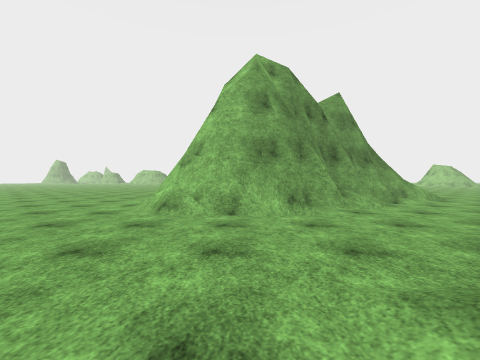
view 1 (above)

18 first-person views from a walk through a 3-D level made in the Unity game engine. The camera is 1.2 m above the floor, looks level and sees 90° across. The floor is counted in squares, 2 m on a side. Each view is taken from the middle of a square. On the plan, view 1 faces up. The plan holds only what a view shows up to about 9 squares ahead; the rest is blank. The place goes on beyond the plan. Surface patterns are stand-ins for the level's own textures.

view 2
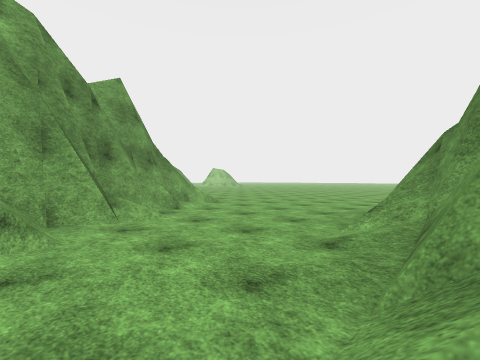

view 3
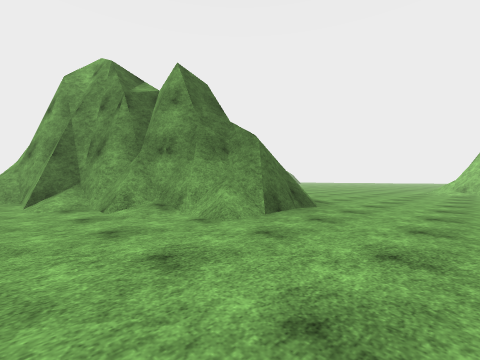

view 4
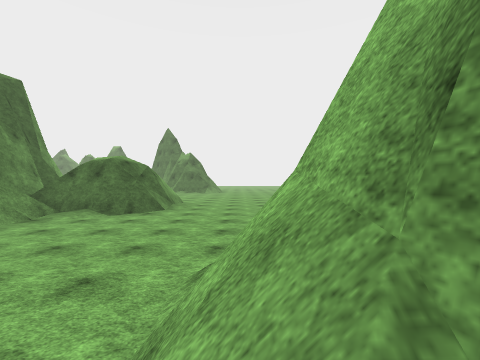

view 5
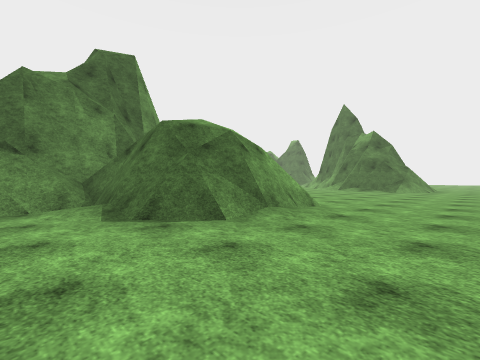

view 6
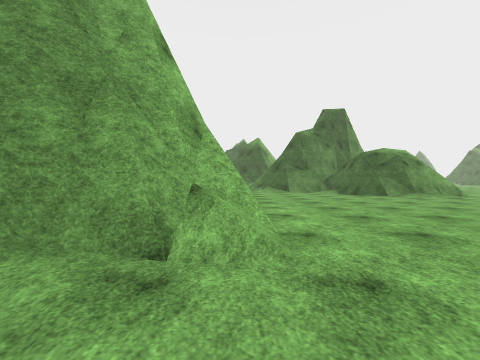

view 7
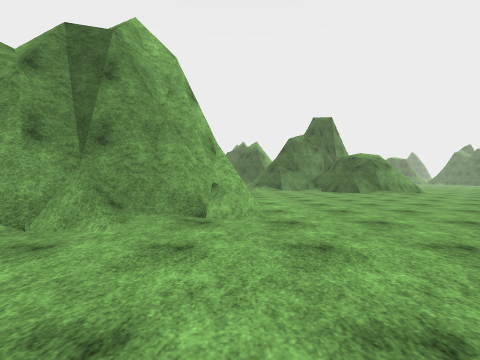

view 8
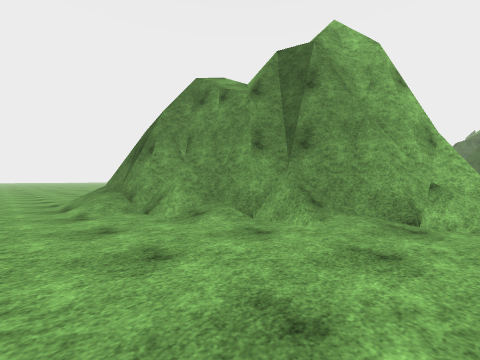

view 9
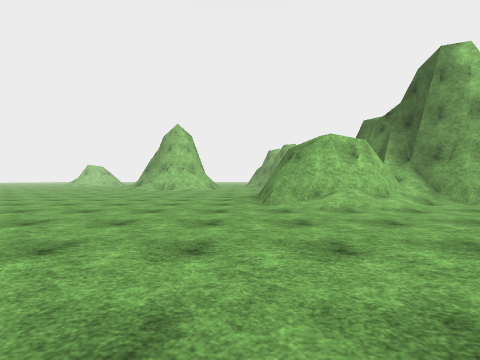

view 10
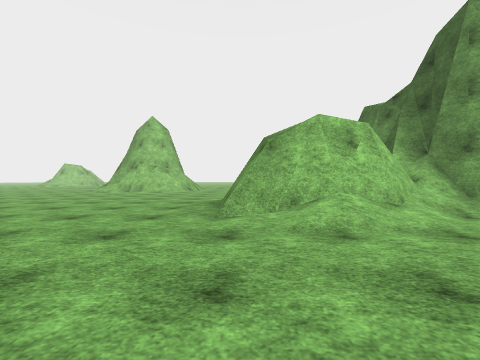

view 11
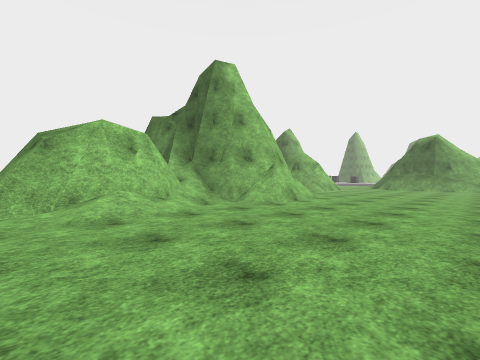

view 12
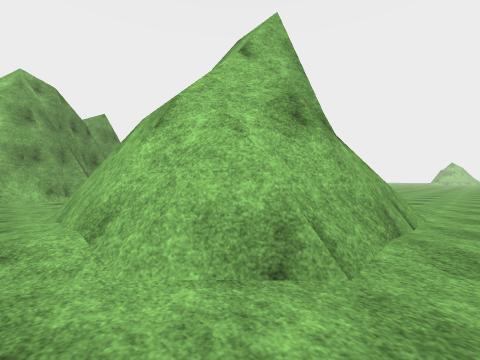

view 13
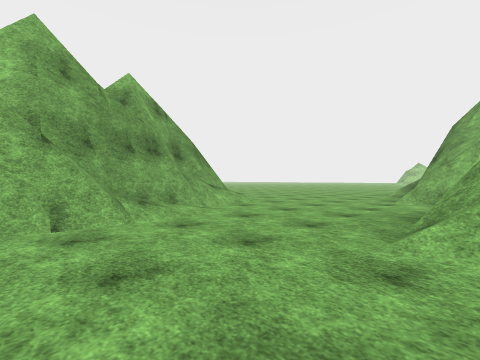

view 14
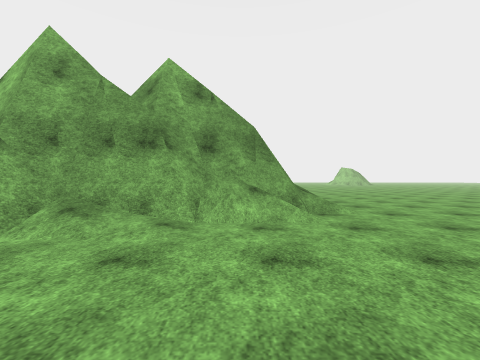

view 15
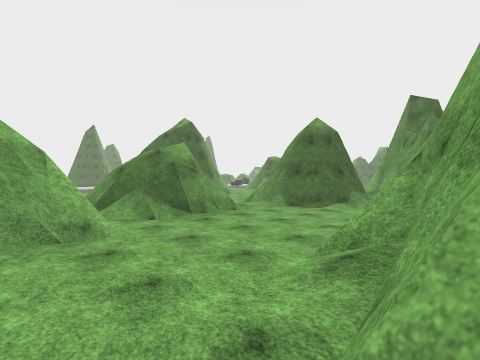

view 16
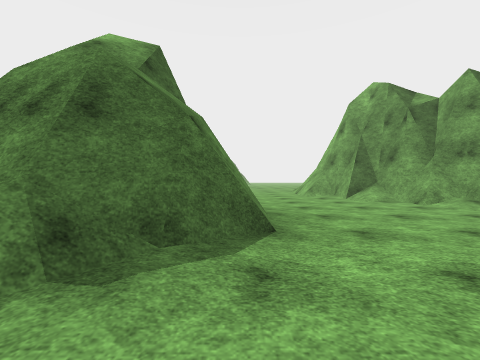

view 17
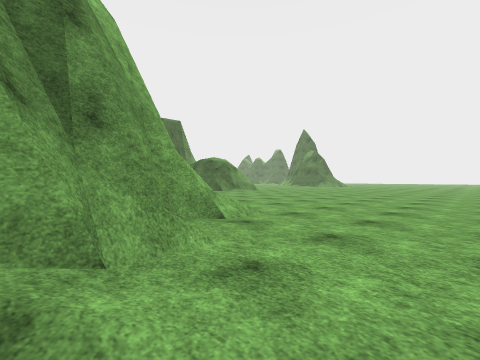

view 18
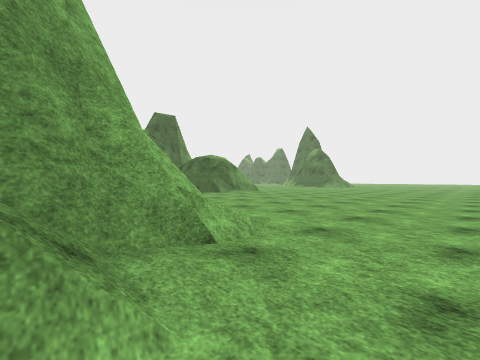

### Floor plan
Key: @ floor where view 1 was taken; # wall or solid block; . floor; / step, stairs or slope; = window, fence, low wall or low ledge.
Columns run from 17 left of view 1 to 10 right of it. Each row starts with its distance up from view 1.
 13                .............
 12       ..............///.....
 11      ............./### /...
 10      ............/#####/...
  9       ........./###   ##...
  8       .........##    ##/...
  7      ..........##  ###/....
  6     ...........#####/......
  5 .............../=//.........
  4 ............................
  3  .......//..................
  2   .....####........../=##/..
  1   ..../####/... ..//######/.
  0   ..../## #/..   @#    # #/.
 -1   ...../#####    /#    ###/.
 -2   .....//###     /######//..
 -3   ..../###       .####//....
 -4   ..../#         ...........
 -5   ..../#       //...........
 -6   ..../        ##/..........
 -7   .....         #/...../#
 -8   ....           //###=##
 -9   ...                ###
-10   ..                  #
-11                       #

Positions as (right, up) in squares from view 1, and headings:
1: (0, 0), facing up
2: (1, 1), facing up-right
3: (9, 5), facing up-left
4: (1, 5), facing left
5: (-5, 5), facing down-left
6: (-2, 11), facing down
7: (-2, 13), facing down
8: (-2, 13), facing down-right
9: (-16, 3), facing right
10: (-14, 2), facing right
11: (-15, 2), facing down-right
12: (0, -4), facing up-right
13: (3, -7), facing up-right
14: (7, -6), facing up
15: (7, -2), facing down-left
16: (10, 2), facing left
17: (1, 12), facing down-left
18: (0, 11), facing down-left
